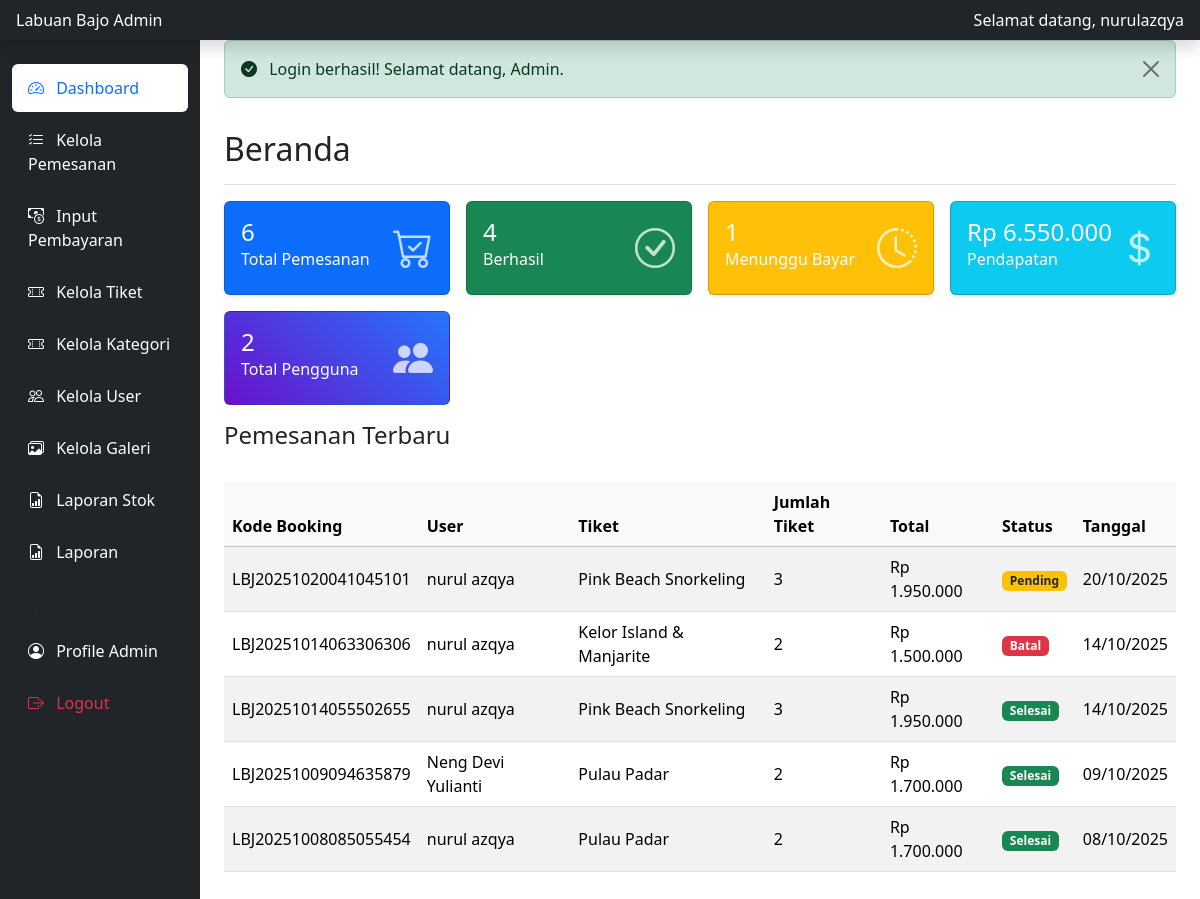
The page /admin/halaman/index.php (signed in) on the database as committed earlier.
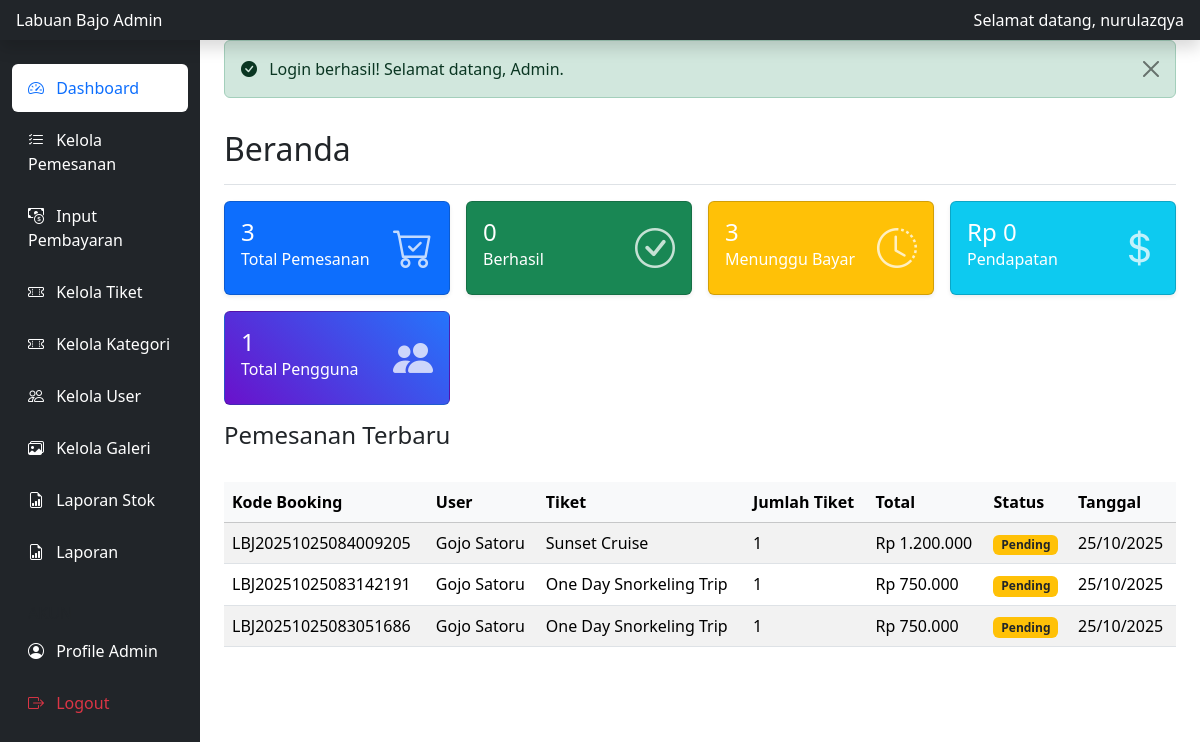
The same page on the database as committed later.
### tables this page shows
CREATE TABLE `pemesanan` (
  `id` int NOT NULL,
  `kode_booking` varchar(50) NOT NULL,
  `user_id` int NOT NULL,
  `tiket_id` int NOT NULL,
  `tanggal_kunjungan` date NOT NULL,
  `jumlah_tiket` int NOT NULL,
  `total_harga` decimal(10,2) NOT NULL,
  `status` enum('pending','dibayar','selesai','batal') DEFAULT 'pending',
  `metode_pembayaran` varchar(20) NOT NULL DEFAULT 'offline',
  `jenis` varchar(20) NOT NULL DEFAULT 'booking',
  `batas_waktu` datetime DEFAULT NULL,
  `created_at` timestamp NULL DEFAULT CURRENT_TIMESTAMP,
  `updated_at` timestamp NULL DEFAULT CURRENT_TIMESTAMP ON UPDATE CURRENT_TIMESTAMP
);

CREATE TABLE `users` (
  `id` int NOT NULL,
  `username` varchar(50) NOT NULL,
  `password` varchar(255) NOT NULL,
  `email` varchar(100) NOT NULL,
  `nama_lengkap` varchar(100) NOT NULL,
  `no_hp` varchar(15) NOT NULL,
  `profile_photo` varchar(255) DEFAULT NULL,
  `role` enum('admin','user') NOT NULL DEFAULT 'user',
  `created_at` timestamp NULL DEFAULT CURRENT_TIMESTAMP
);

CREATE TABLE `tiket` (
  `id` int NOT NULL,
  `nama_paket` varchar(100) NOT NULL,
  `deskripsi` text NOT NULL,
  `harga` decimal(10,2) NOT NULL,
  `durasi` varchar(50) NOT NULL,
  `kategori_id` int DEFAULT NULL,
  `gambar` varchar(255) NOT NULL,
  `stok` int DEFAULT '0',
  `status` enum('aktif','nonaktif') DEFAULT 'aktif',
  `fasilitas` text,
  `itinerary` text,
  `syarat` text,
  `created_at` timestamp NULL DEFAULT CURRENT_TIMESTAMP,
  `updated_at` timestamp NULL DEFAULT CURRENT_TIMESTAMP ON UPDATE CURRENT_TIMESTAMP,
  `stok_default` int NOT NULL DEFAULT '0',
  `lokasi` varchar(100) DEFAULT 'Labuan Bajo'
);

### admin/halaman/dashboard.php (the view, shortened to what this page needs)
<?php
include '../../database/konek.php';
include '../../includes/boot.php';
include '../../includes/alerts.php';
$query_total = $konek->prepare("SELECT COUNT(*) as total FROM pemesanan");
$query_total->execute();
$result_total = $query_total->get_result();
$totalPemesanan = $result_total->fetch_assoc()['total'];
$query_selesai = $konek->prepare("SELECT COUNT(*) as total FROM pemesanan WHERE status = 'selesai'");
$query_selesai->execute();
$result_selesai = $query_selesai->get_result();
$totalSelesai = $result_selesai->fetch_assoc()['total'];
$query_pending = $konek->prepare("SELECT COUNT(*) as total FROM pemesanan WHERE status = 'pending'");
$query_pending->execute();
$result_pending = $query_pending->get_result();
$totalPending = $result_pending->fetch_assoc()['total'];
$query_pendapatan = $konek->prepare("SELECT SUM(total_harga) as total FROM pemesanan WHERE status = 'selesai'");
$query_pendapatan->execute();
$result_pendapatan = $query_pendapatan->get_result();
$pendapatan = $result_pendapatan->fetch_assoc()['total'] ?? 0;
$query_total_user = $konek->prepare("SELECT COUNT(*) as total FROM users WHERE role = 'user'");
$query_total_user->execute();
$result_total_user = $query_total_user->get_result();
$totalUser = $result_total_user->fetch_assoc()['total'];
$query_recent = $konek->prepare("
    SELECT p.kode_booking, u.nama_lengkap, t.nama_paket, p.jumlah_tiket,
           p.total_harga, p.status, p.created_at
    FROM pemesanan p
    JOIN users u ON p.user_id = u.id
    JOIN tiket t ON p.tiket_id = t.id
    ORDER BY p.created_at DESC
    LIMIT 5
");
$query_recent->execute();
$recentBookings = $query_recent->get_result();
?>
<div class="d-flex justify-content-between flex-wrap flex-md-nowrap align-items-center pt-3 pb-2 mb-3 border-bottom">
    <h1 class="h2">Beranda</h1>
</div>
<div class="row g-3 mb-4">
    <div class="col-xl-3 col-md-6">
        <div class="card text-white bg-primary shadow-sm">
            <div class="card-body">
                <div class="d-flex justify-content-between">
                    <div>
                        <h4 class="mb-0"><?php echo $totalPemesanan; ?></h4>
                        <p class="mb-0">Total Pemesanan</p>
                    </div>
                    <i class="bi bi-cart-check fs-1 opacity-75"></i>
                </div>
            </div>
        </div>
    </div>
    <div class="col-xl-3 col-md-6">
        <div class="card text-white bg-success shadow-sm">
            <div class="card-body">
                <div class="d-flex justify-content-between">
                    <div>
                        <h4 class="mb-0"><?php echo $totalSelesai; ?></h4>
                        <p class="mb-0">Berhasil</p>
                    </div>
                    <i class="bi bi-check-circle fs-1 opacity-75"></i>
                </div>
            </div>
        </div>
    </div>
    <div class="col-xl-3 col-md-6">
        <div class="card text-white bg-warning shadow-sm">
            <div class="card-body">
                <div class="d-flex justify-content-between">
                    <div>
                        <h4 class="mb-0"><?php echo $totalPending; ?></h4>
                        <p class="mb-0">Menunggu Bayar</p>
                    </div>
                    <i class="bi bi-clock-history fs-1 opacity-75"></i>
                </div>
            </div>
        </div>
    </div>
    <div class="col-xl-3 col-md-6">
        <div class="card text-white bg-info shadow-sm">
            <div class="card-body">
                <div class="d-flex justify-content-between">
                    <div>
                        <h4 class="mb-0">Rp <?php echo number_format($pendapatan, 0, ',', '.'); ?></h4>
                        <p class="mb-0">Pendapatan</p>
                    </div>
                    <i class="bi bi-currency-dollar fs-1 opacity-75"></i>
                </div>
            </div>
        </div>
    </div>
<div class="col-xl-3 col-md-6 ">
    <div class="card text-white" style="background: linear-gradient(45deg, #6a11cb, #2575fc);">
        <div class="card-body">
            <div class="d-flex justify-content-between">
                <div>
                    <h4 class="mb-0"><?php echo $totalUser; ?></h4>
                    <p class="mb-0">Total Pengguna</p>
                </div>
                <i class="bi bi-people-fill fs-1 opacity-75"></i>
            </div>
        </div>
    </div>
</div>
<h4 class="mb-3">Pemesanan Terbaru</h4>
<div class="table-responsive">
    <table class="table table-striped table-hover align-middle">
        <thead class="table-light">
            <tr>
                <th>Kode Booking</th>
                <th>User</th>
                <th>Tiket</th>
                <th>Jumlah Tiket</th>
                <th>Total</th>
                <th>Status</th>
                <th>Tanggal</th>
            </tr>
        </thead>
        <tbody>
            <?php if ($recentBookings->num_rows > 0) {
                while($row = $recentBookings->fetch_assoc()) {
                    $statusClass = ($row['status']=='pending')?'bg-warning text-dark':
                                   (($row['status']=='dibayar')?'bg-info':
                                   (($row['status']=='selesai')?'bg-success':'bg-danger'));
                    echo "<tr>
                        <td>" . htmlspecialchars($row['kode_booking']) . "</td>
                        <td>" . htmlspecialchars($row['nama_lengkap']) . "</td>
                        <td>" . htmlspecialchars($row['nama_paket']) . "</td>
                        <td>" . htmlspecialchars($row['jumlah_tiket']) . "</td>
                        <td>Rp " . number_format($row['total_harga'], 0, ',', '.') . "</td>
                        <td><span class='badge $statusClass'>" . ucfirst(htmlspecialchars($row['status'])) . "</span></td>
                        <td>" . date('d/m/Y', strtotime($row['created_at'])) . "</td>
                    </tr>";
                }
            } else {
                echo "<tr><td colspan='7' class='text-center text-muted'>Tidak ada data.</td></tr>";
            } ?>
        </tbody>
    </table>
</div>

### includes/boot.php (shortened to what this page needs)
<!doctype html>
<html lang="en">
<head>
    <link href="https://cdn.jsdelivr.net/npm/bootstrap@5.3.8/dist/css/bootstrap.min.css" rel="stylesheet">
    <link rel="stylesheet" href="https://cdn.jsdelivr.net/npm/bootstrap-icons@1.13.1/font/bootstrap-icons.min.css">
</head>
<body>
</body>
</html>

### admin/halaman/index.php (shortened to what this page needs)
<?php
include '../../includes/boot.php';
 $page = isset($_GET['page']) ? $_GET['page'] : 'dashboard';
 $content_file = __DIR__ . '/' . $page . '.php';
 ob_end_flush(); ?>
<!DOCTYPE html>
<html lang="id">
<head>
    <link href="https://cdn.jsdelivr.net/npm/bootstrap@5.3.0/dist/css/bootstrap.min.css" rel="stylesheet">
    <link rel="stylesheet" href="https://cdn.jsdelivr.net/npm/bootstrap-icons@1.10.0/font/bootstrap-icons.css">
</head>
<body>
<header class="navbar navbar-dark sticky-top bg-dark flex-md-nowrap p-0 shadow">
  <a class="navbar-brand col-md-3 col-lg-2 me-0 px-3 fs-6" href="#">Labuan Bajo Admin</a>
  <div class="navbar-nav">
    <div class="nav-item text-nowrap">
      <a class="nav-link px-3 text-white" href="#">Selamat datang, <?php echo htmlspecialchars($_SESSION['username']); ?></a>
    </div>
  </div>
</header>
<div class="container-fluid">
  <div class="row">
    <nav id="sidebarMenu" class="col-md-3 col-lg-2 d-md-block bg-dark sidebar collapse">
      <div class="position-sticky pt-3 sidebar-sticky">
        <ul class="nav flex-column">
          <li class="nav-item"><a class="nav-link <?php echo ($page == 'dashboard') ? 'active' : ''; ?>" href="?page=dashboard"><i class="bi bi-speedometer2 me-2"></i> Dashboard</a></li>
          <li class="nav-item"><a class="nav-link <?php echo ($page == 'kelola_pemesanan') ? 'active' : ''; ?>" href="?page=kelola_pemesanan"><i class="bi bi-list-check me-2"></i> Kelola Pemesanan</a></li>
          <li class="nav-item"><a class="nav-link <?php echo ($page == 'input_pembayaran') ? 'active' : ''; ?>" href="?page=input_pembayaran"><i class="bi bi-cash-coin me-2"></i> Input Pembayaran</a></li>
          <li class="nav-item"><a class="nav-link <?php echo ($page == 'kelola_tiket') ? 'active' : ''; ?>" href="?page=kelola_tiket"><i class="bi bi-ticket-perforated me-2"></i> Kelola Tiket</a></li>
          <li class="nav-item"><a class="nav-link <?php echo ($page == 'kelola_kategori') ? 'active' : ''; ?>" href="?page=kelola_kategori"><i class="bi bi-ticket-perforated me-2"></i> Kelola Kategori</a></li>
          <li class="nav-item"><a class="nav-link <?php echo ($page == 'kelola_user') ? 'active' : ''; ?>" href="?page=kelola_user"><i class="bi bi-people me-2"></i> Kelola User</a></li>
          <li class="nav-item"><a class="nav-link <?php echo ($page == 'kelola_galeri') ? 'active' : ''; ?>" href="?page=kelola_galeri"><i class="bi bi-images me-2"></i> Kelola Galeri</a></li>
          <li class="nav-item"><a class="nav-link <?php echo ($page == 'laporan_stok') ? 'active' : ''; ?>" href="?page=laporan_stok"><i class="bi bi-file-earmark-bar-graph me-2"></i> Laporan Stok</a></li>
          <li class="nav-item"><a class="nav-link <?php echo ($page == 'laporan') ? 'active' : ''; ?>" href="?page=laporan"><i class="bi bi-file-earmark-bar-graph me-2"></i> Laporan</a></li>
        </ul>
        <h6 class="sidebar-heading d-flex justify-content-between align-items-center px-3 mt-4 mb-1 text-muted text-uppercase">
            <span>Akun</span>
        </h6>
        <ul class="nav flex-column mb-2">
            <li class="nav-item">
                <a class="nav-link <?php echo ($page == 'admin_profile') ? 'active' : ''; ?>" href="?page=admin_profile">
                    <i class="bi bi-person-circle me-2"></i> Profile Admin
                </a>
            </li>
            <li class="nav-item">
                <a class="nav-link text-danger" href="../login/logout.php">
                    <i class="bi bi-box-arrow-right me-2"></i> Logout
                </a>
            </li>
        </ul>
      </div>
    </nav>
    <main class="col-md-9 ms-sm-auto col-lg-10 px-md-4 main-content">
      <?php
      if (file_exists($content_file)) {
          include $content_file;
      } else {
          echo '<div class="alert alert-danger">Halaman tidak ditemukan.</div>';
      }
      ?>
    </main>
  </div>
</div>
</body>
</html>

### includes/alerts.php (shortened to what this page needs)
<?php
if (isset($_SESSION['success_message'])): ?>
    <div class="alert alert-success alert-dismissible fade show" role="alert">
        <i class="bi bi-check-circle-fill me-2"></i>
        <?php echo htmlspecialchars($_SESSION['success_message']); ?>
        <button type="button" class="btn-close" data-bs-dismiss="alert" aria-label="Close"></button>
    </div>
<?php endif; ?>

### admin/halaman/index.php (style rules this page uses)
.sidebar { position: fixed; top: 0; bottom: 0; left: 0; z-index: 100; padding: 48px 0 0; }
.sidebar-sticky { position: relative; top: 0; height: calc(100vh - 48px); padding-top: .5rem; overflow-x: hidden; overflow-y: auto; }
.sidebar .nav-link { font-weight: 500; color: #fff; padding: 0.75rem 1rem; border-radius: 0.375rem; margin-bottom: 0.25rem; }
.sidebar .nav-link.active { color: #0d6efd; background-color: #fff; }
.main-content { margin-left: 240px; }

Rows that differ between the two databases and show on the page:
removed pemesanan: kode_booking "LBJ20251020041045101", user.nama_lengkap "nurul azqya", tiket.nama_paket "Pink Beach Snorkeling", jumlah_tiket "3", total_harga "1.950.000", status "Pending", created_at "20/10/2025"
removed pemesanan: kode_booking "LBJ20251014063306306", user.nama_lengkap "nurul azqya", tiket.nama_paket "Kelor Island & Manjarite", jumlah_tiket "2", total_harga "1.500.000", status "Batal", created_at "14/10/2025"
removed pemesanan: kode_booking "LBJ20251014055502655", user.nama_lengkap "nurul azqya", tiket.nama_paket "Pink Beach Snorkeling", jumlah_tiket "3", total_harga "1.950.000", status "Selesai", created_at "14/10/2025"
removed pemesanan: kode_booking "LBJ20251009094635879", user.nama_lengkap "Neng Devi Yulianti", tiket.nama_paket "Pulau Padar", jumlah_tiket "2", total_harga "1.700.000", status "Selesai", created_at "09/10/2025"
removed pemesanan: kode_booking "LBJ20251008085055454", user.nama_lengkap "nurul azqya", tiket.nama_paket "Pulau Padar", jumlah_tiket "2", total_harga "1.700.000", status "Selesai", created_at "08/10/2025"
added pemesanan: kode_booking "LBJ20251025084009205", user.nama_lengkap "Gojo Satoru", tiket.nama_paket "Sunset Cruise", jumlah_tiket "1", total_harga "1.200.000", status "Pending", created_at "25/10/2025"
added pemesanan: kode_booking "LBJ20251025083142191", user.nama_lengkap "Gojo Satoru", tiket.nama_paket "One Day Snorkeling Trip", jumlah_tiket "1", total_harga "750.000", status "Pending", created_at "25/10/2025"
added pemesanan: kode_booking "LBJ20251025083051686", user.nama_lengkap "Gojo Satoru", tiket.nama_paket "One Day Snorkeling Trip", jumlah_tiket "1", total_harga "750.000", status "Pending", created_at "25/10/2025"
Other text that changed with them:
$totalPemesanan: "6" → "3"
$totalSelesai: "4" → "0"
$totalPending: "1" → "3"
$pendapatan: "6.550.000" → "0"
$totalUser: "2" → "1"
